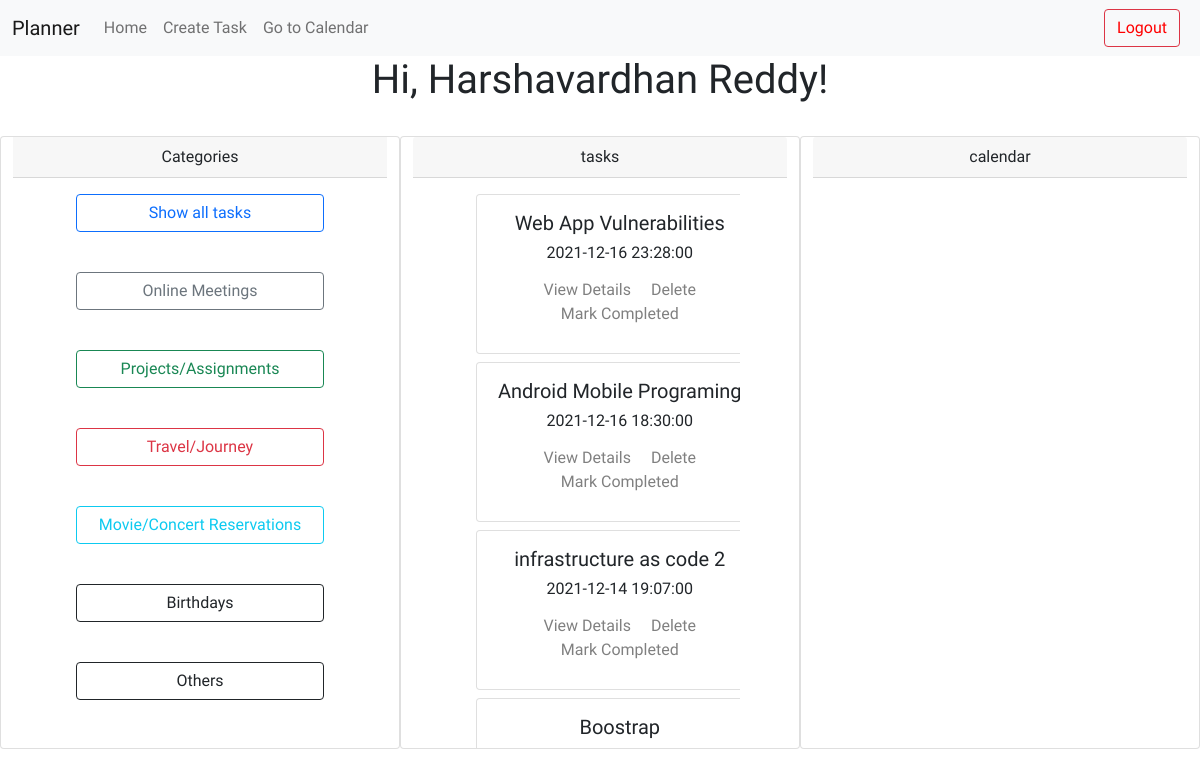
Page /index/online_meetings (signed in) on the committed database.
### DBHandler/models.py (models this page shows, shortened)
class User(UserMixin, db.Model):
    id = db.Column(db.Integer, primary_key=True)
    username = db.Column(db.String(64), index=True, unique=True)
    first_name = db.Column(db.String(64))
    last_name = db.Column(db.String(64))
    email = db.Column(db.String(120), index=True, unique=True)
    password_hash = db.Column(db.String(128))
    tasks = db.relationship('Task', backref='creator', lazy='dynamic')
    def onlinemeetingstask(self):
        own = Task.query.filter_by(task_type = 'onlme').order_by(Task.timestamp.desc())
        return own

class Task(db.Model):
    id = db.Column(db.Integer, primary_key=True)
    title = db.Column(db.String(150))
    timestamp = db.Column(db.DateTime, index=True, default=datetime.utcnow)
    user_id = db.Column(db.Integer, db.ForeignKey('user.id'))
    task_type = db.Column(db.String(5))
    online = db.relationship('Online_meetings',backref = 'parent1', lazy = 'dynamic')
    deadline = db.relationship('Deadlines',backref = 'parent2', lazy = 'dynamic')
    travel = db.relationship('Travel',backref = 'parent3', lazy = 'dynamic')
    birthday = db.relationship('Birthday',backref = 'parent4', lazy = 'dynamic')
    general = db.relationship('General',backref = 'parent5', lazy = 'dynamic')
    movie = db.relationship('Movie',backref = 'parent6', lazy = 'dynamic')

### Backend/routes.py (the view, shortened to what this page needs)
@app.route('/index/online_meetings', methods=['GET', 'POST'])
@login_required
def online_meetings():
    tasks = User.onlinemeetingstask(current_user)
    form = TaskFilterForm()
    return render_template('index.html', title='Home', tasks=tasks, form=form)

### Backend/forms.py
class TaskFilterForm(FlaskForm):
    onlme = SubmitField('Online Meetings')
    projs = SubmitField('Projects/Assignments')
    travl = SubmitField('Travel/Journey')
    movie = SubmitField('Movie/Concert Reservations')
    birth = SubmitField('Birthdays')
    gentk = SubmitField('Others')
    index = SubmitField('Show all tasks')

### DBHandler/models.py (called while the page is built)
@login.user_loader
def load_user(id):
    return User.query.get(int(id))

### Backend/templates/index.html (shortened to what this page needs)
{% extends "base.html" %}
{% block content %}
    <h1>Hi, {{ current_user.first_name }} {{ current_user.last_name }}!</h1>
   <div class="container-fluid">
       <div class="row">
    <div class="col-lg-4 card">
    <form action="" method="post" novalidate>
        <div class="card-header">
            Categories
          </div>
        <div class="card-body d-grid gap-2 col-9 mx-auto">
            {{ form.index(class="btn btn-outline-primary") }}<br>
            {{ form.onlme(class="btn btn-outline-secondary") }}<br>
            {{ form.projs(class="btn btn-outline-success") }}<br>
            {{ form.travl(class="btn btn-outline-danger") }}<br>
            {{ form.movie(class="btn btn-outline-info") }}<br>
            {{ form.birth(class="btn btn-outline-dark") }}<br>
            {{ form.gentk(class="btn btn-outline-dark") }}<br>
    </div>
    </form>
</div>
<div class="col-lg-4 card overflow-hidden flex-wrap" >
    <div class="card-header">
        tasks
    </div>
    <div class="wrapper card-body d-grid gap-2 col-9 mx-auto ">
    {% for task in tasks %}
        {% include '_task.html' %}
    {% endfor %}
</div>
</div>
    <div class="col-lg-4 card">
        <div class="card-header">
            calendar
        </div>
    </div>
</div>
</div>
{% endblock %}

### Backend/templates/_task.html (shortened to what this page needs)
<div class="card item" style="width: 18rem; height: 10rem;">
    <div class="card-body">
      <h5 class="card-title">{{ task.title }}</h5>
      <h6>{{ task.timestamp }}</h6>
        <a href="{{ url_for('fullview', task_id=task.id) }}" class="card-link">View Details</a>
        <a href="{{ url_for('delete_task', id=task.id) }}" class="card-link">Delete</a>
        <br>
        <a href="{{ url_for('delete_task', id=task.id) }}" class="card-link">Mark Completed</a>
    </div>
  </div>

### Backend/templates/base.html (style rules this page uses)
body { text-align:center; font-family: 'Comfortaa', cursive; }
a { text-decoration:none; color:grey; }
.wrapper { height: 110px; overflow-x: hidden; overflow-y: auto; text-align:center; }

### rows in the picture
User: first_name "Harshavardhan", last_name "Reddy"
Task: title "Web App Vulnerabilities", timestamp "2021-12-16 23:28:00"
Task: title "Android Mobile Programing", timestamp "2021-12-16 18:30:00"
Task: title "infrastructure as code 2", timestamp "2021-12-14 19:07:00"
Task: title "Boostrap"
